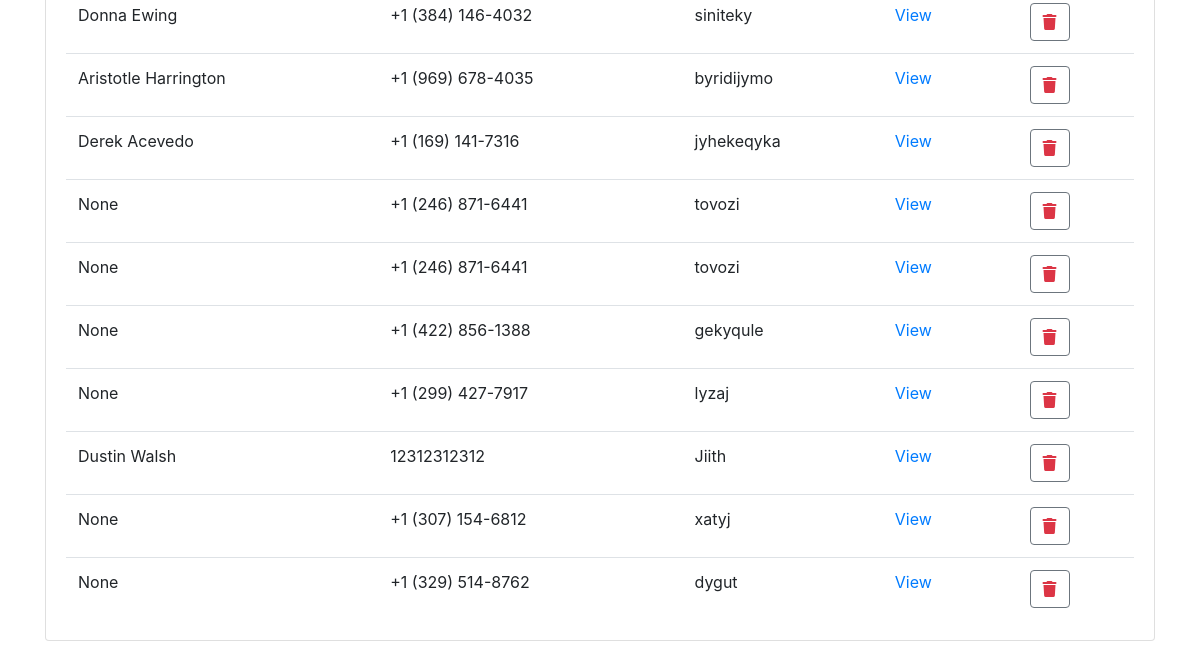
The page /user/register (lower part) on the database as committed earlier.
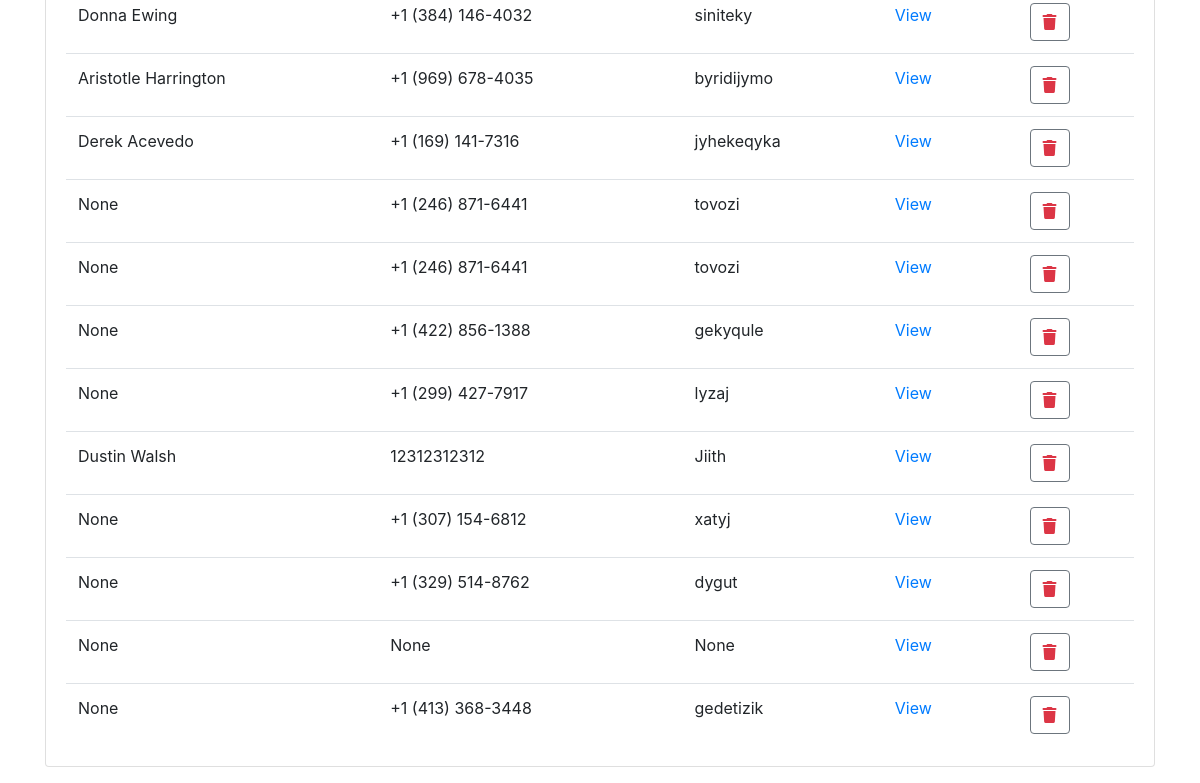
The same page on the database as committed later.
### mosh/models.py (models this page shows)
class Employee(models.Model):
    name = models.CharField(max_length=100, null=True)
    phone = models.CharField(max_length=100, null=True)
    username = models.CharField(max_length=100, null=True)
    password = models.CharField(max_length=100, null=True)
    user = models.OneToOneField(User, on_delete=models.CASCADE, null=True)
    class Meta:
        permissions=[
            ('view_history','Can View History')
        ]

### mosh/views.py (the view)
# urls.py: path("register", views.register, name="register"),
def register(request):
    user=Employee.objects.all()
    context={
        "user":user
    }
    return render(request,'register.html',context)

### templates/register.html (shortened to what this page needs)
<!doctype html>
<html lang="en">
<head>
    <link rel="stylesheet" href="https://cdn.jsdelivr.net/npm/bootstrap@4.6.2/dist/css/bootstrap.min.css"
>
        <link rel="stylesheet" href="https://cdnjs.cloudflare.com/ajax/libs/font-awesome/6.2.0/css/all.min.css" />
</head>
<body>
    <div class="container">
        <div class="row clearfix g-3">
            <div class="col-sm-12">
                <div class="card mb-3">
                    <div class="card-body">
                        <table id="userTable" class="table table-hover align-middle mb-0" style="width:100%">
                            <tbody>
                                {% for i in user %}
                                <tr>
                                    <td>{{i.name}}</td>
                                    <td>{{i.phone}}</td>
                                    <td>{{i.username}}</td>
                                    <td><a href="/user/product/{{i.id}}">View</a></td>
                                    <td><button id="btnDelete" type="button" class="btn btn-outline-secondary" value="{{i.id}}" onclick="deleteUser(this,'{{i.id}}')"><i class="fa fa-trash text-danger"></i></button></td>
                                </tr>
                                {% endfor %}
                            </tbody>
                        </table>
                    </div>
                </div>
            </div>
        </div>
    </div>
</body>
</html>

Rows that differ between the two databases and show on the page:
added Employee: name "None", phone "None", username "None", {{ i.id }} 25 (drawn)
added Employee: name "None", phone "+1 (413) 368-3448", username "gedetizik", {{ i.id }} 26 (drawn)
